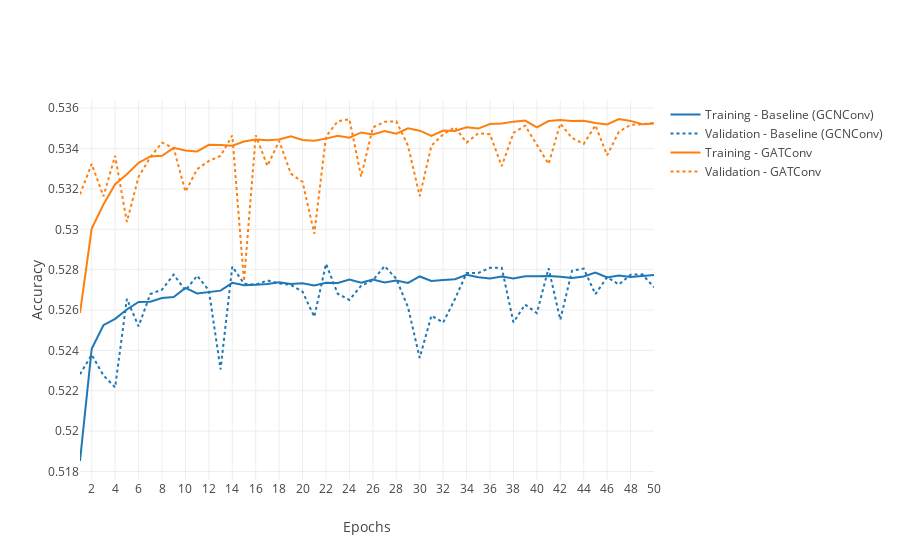

Notebook code for this chart:
### Markdown cell above
### Single team perspective - Convolutional layers

### Code cell
data_1_0 = pd.read_csv('../models/fit_records/model_1_0_accuracy.csv')
data_1_1 = pd.read_csv('../models/fit_records/model_1_1_accuracy.csv')

epochs = data_1_0['epoch']
training_accuracy_1_0 = data_1_0['training_accuracy']
validation_accuracy_1_0 = data_1_0['validation_accuracy']

training_accuracy_1_1 = data_1_1['training_accuracy']
validation_accuracy_1_1 = data_1_1['validation_accuracy']

fig = go.Figure()
fig.add_trace(go.Scatter(
    x=epochs,
    y=training_accuracy_1_0,
    mode='lines',
    name='Training - Baseline (GCNConv)',
    line=dict(color='#1F77B4')))
fig.add_trace(go.Scatter(
    x=epochs,
    y=validation_accuracy_1_0,
    mode='lines',
    name='Validation - Baseline (GCNConv)',
    line=dict(color='#1F77B4', dash='dot')))
fig.add_trace(go.Scatter(
    x=epochs,
    y=training_accuracy_1_1,
    mode='lines',
    name='Training - GATConv',
    line=dict(color='#FF7F0E')))
fig.add_trace(go.Scatter(
    x=epochs,
    y=validation_accuracy_1_1,
    mode='lines',
    name='Validation - GATConv',
    line=dict(color='#FF7F0E', dash='dot')))
fig.update_layout(
    template='none',
    xaxis_title='Epochs',
    yaxis_title="Accuracy")
fig.update_xaxes(tick0=0, dtick=2)
# fig.update_yaxes(range=[0.5,1])
fig.show()
fig.write_image(f'../images/model_1_0_vs_1_1_training_validation_accuracy.png', scale=5)
# pd.DataFrame({'epoch': epochs, 'training_accuracy':training_accuracy, 'validation_accuracy':validation_accuracy}).to_csv('../images/model_1_0_accuracy_v2.csv', index=False)

### Figure 1 — Plotly figure (JSON) as saved in the notebook; plotly's stock layout.template omitted (floating-point values rounded to 4 significant figures)
{"data": [{"line": {"color": "#1F77B4"}, "mode": "lines", "name": "Training - Baseline (GCNConv)", "type": "scatter", "x": [1, 2, 3, 4, 5, 6, 7, 8, 9, 10, 11, 12, 13, 14, 15, 16, 17, 18, 19, 20, 21, 22, 23, 24, 25, 26, 27, 28, 29, 30, 31, 32, 33, 34, 35, 36, 37, 38, 39, 40, 41, 42, 43, 44, 45, 46, 47, 48, 49, 50], "y": [0.5185, 0.5241, 0.5252, 0.5256, 0.526, 0.5264, 0.5264, 0.5266, 0.5266, 0.5271, 0.5268, 0.5269, 0.527, 0.5273, 0.5272, 0.5273, 0.5273, 0.5274, 0.5273, 0.5273, 0.5272, 0.5274, 0.5273, 0.5275, 0.5274, 0.5275, 0.5274, 0.5275, 0.5273, 0.5277, 0.5274, 0.5275, 0.5275, 0.5277, 0.5276, 0.5276, 0.5277, 0.5276, 0.5277, 0.5277, 0.5277, 0.5276, 0.5276, 0.5277, 0.5279, 0.5276, 0.5277, 0.5276, 0.5277, 0.5277]}, {"line": {"color": "#1F77B4", "dash": "dot"}, "mode": "lines", "name": "Validation - Baseline (GCNConv)", "type": "scatter", "x": [1, 2, 3, 4, 5, 6, 7, 8, 9, 10, 11, 12, 13, 14, 15, 16, 17, 18, 19, 20, 21, 22, 23, 24, 25, 26, 27, 28, 29, 30, 31, 32, 33, 34, 35, 36, 37, 38, 39, 40, 41, 42, 43, 44, 45, 46, 47, 48, 49, 50], "y": [0.5228, 0.5238, 0.5228, 0.5222, 0.5266, 0.5252, 0.5268, 0.527, 0.5278, 0.527, 0.5277, 0.527, 0.5231, 0.5282, 0.5273, 0.5273, 0.5275, 0.5273, 0.5272, 0.5269, 0.5257, 0.5283, 0.5268, 0.5265, 0.5272, 0.5275, 0.5282, 0.5275, 0.5261, 0.5236, 0.5257, 0.5254, 0.5265, 0.5278, 0.5278, 0.5281, 0.5281, 0.5254, 0.5263, 0.5258, 0.5281, 0.5255, 0.5279, 0.5281, 0.5268, 0.5276, 0.5273, 0.5277, 0.5278, 0.5271]}, {"line": {"color": "#FF7F0E"}, "mode": "lines", "name": "Training - GATConv", "type": "scatter", "x": [1, 2, 3, 4, 5, 6, 7, 8, 9, 10, 11, 12, 13, 14, 15, 16, 17, 18, 19, 20, 21, 22, 23, 24, 25, 26, 27, 28, 29, 30, 31, 32, 33, 34, 35, 36, 37, 38, 39, 40, 41, 42, 43, 44, 45, 46, 47, 48, 49, 50], "y": [0.5259, 0.53, 0.5312, 0.5322, 0.5327, 0.5333, 0.5336, 0.5336, 0.534, 0.5339, 0.5339, 0.5342, 0.5342, 0.5341, 0.5344, 0.5344, 0.5344, 0.5345, 0.5346, 0.5344, 0.5344, 0.5345, 0.5346, 0.5345, 0.5348, 0.5347, 0.5349, 0.5347, 0.535, 0.5349, 0.5346, 0.5349, 0.5349, 0.5351, 0.535, 0.5352, 0.5352, 0.5353, 0.5354, 0.535, 0.5354, 0.5354, 0.5354, 0.5354, 0.5353, 0.5352, 0.5355, 0.5354, 0.5352, 0.5352]}, {"line": {"color": "#FF7F0E", "dash": "dot"}, "mode": "lines", "name": "Validation - GATConv", "type": "scatter", "x": [1, 2, 3, 4, 5, 6, 7, 8, 9, 10, 11, 12, 13, 14, 15, 16, 17, 18, 19, 20, 21, 22, 23, 24, 25, 26, 27, 28, 29, 30, 31, 32, 33, 34, 35, 36, 37, 38, 39, 40, 41, 42, 43, 44, 45, 46, 47, 48, 49, 50], "y": [0.5317, 0.5332, 0.5316, 0.5336, 0.5304, 0.5326, 0.5336, 0.5343, 0.534, 0.5319, 0.533, 0.5334, 0.5336, 0.5346, 0.5274, 0.5347, 0.5331, 0.5344, 0.5328, 0.5323, 0.5298, 0.5346, 0.5354, 0.5355, 0.5326, 0.535, 0.5353, 0.5354, 0.5341, 0.5316, 0.5341, 0.5347, 0.5351, 0.5343, 0.5348, 0.5347, 0.5331, 0.5348, 0.5351, 0.5342, 0.5332, 0.5352, 0.5345, 0.5342, 0.5351, 0.5337, 0.5348, 0.5352, 0.5352, 0.5353]}], "layout": {"xaxis": {"dtick": 2, "tick0": 0, "title": {"text": "Epochs"}}, "yaxis": {"title": {"text": "Accuracy"}}}}
